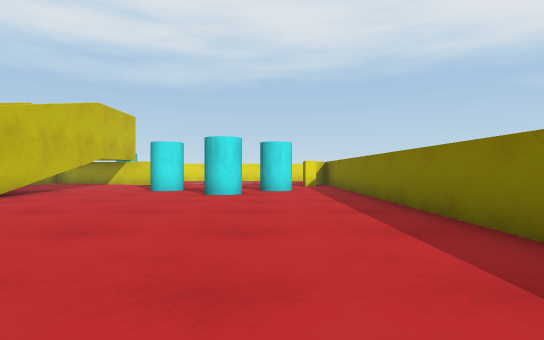
view 1 (above)

18 first-person views from a walk through a scene from a Unity 3-D project. The camera is 0.64 m above the floor, looks level and sees 80° across. The floor is counted in squares, 1 m on a side. Each view is taken from the middle of a square. On the plan, view 1 faces up. The plan holds only what a view shows up to about 10 squares ahead; the rest is blank. The place goes on beyond the plan. Surface patterns are stand-ins for the level's own textures.

view 2
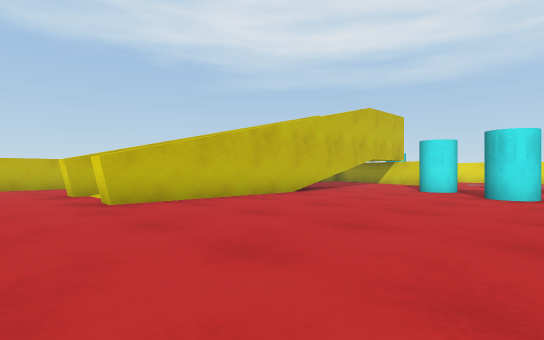

view 3
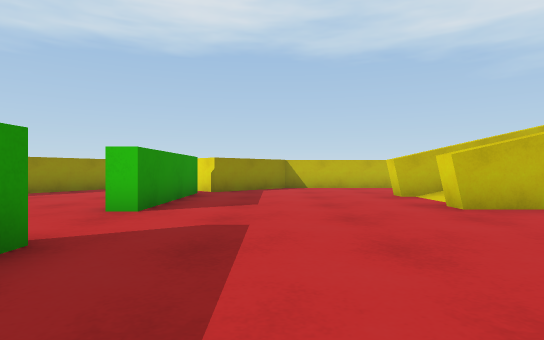

view 4
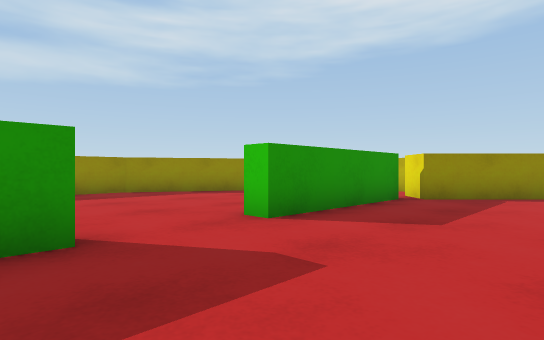

view 5
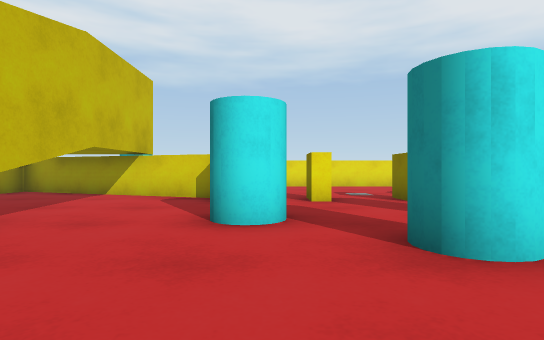

view 6
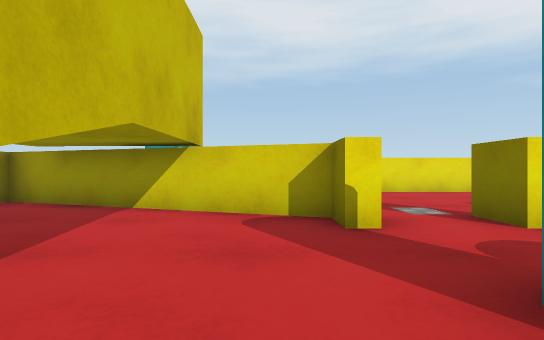

view 7
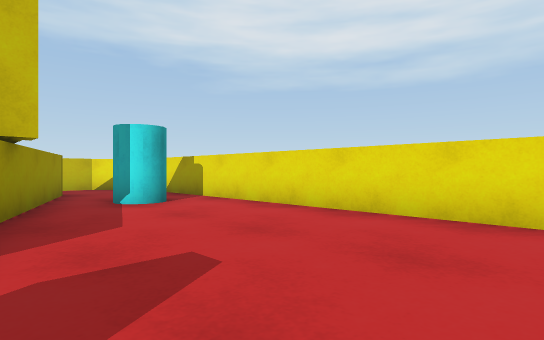

view 8
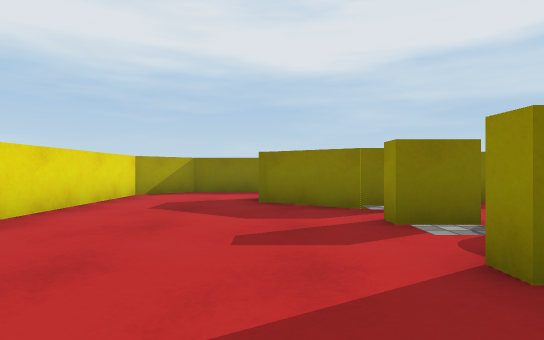

view 9
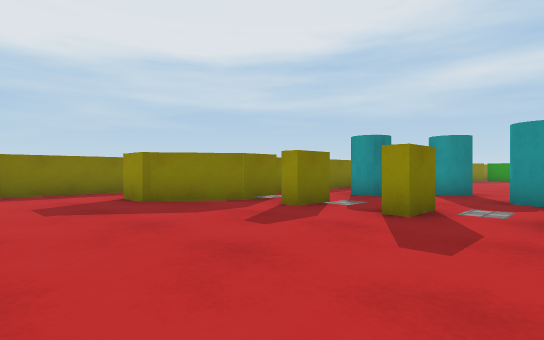

view 10
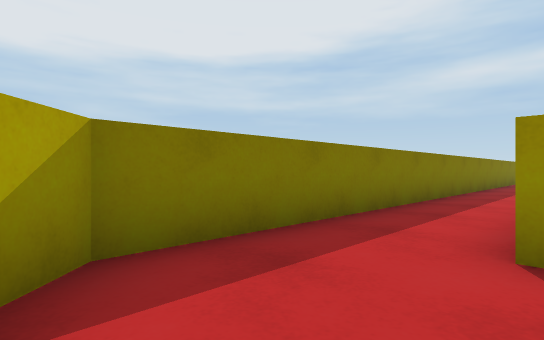

view 11
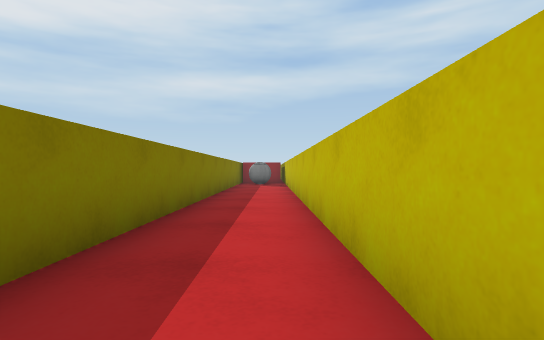

view 12
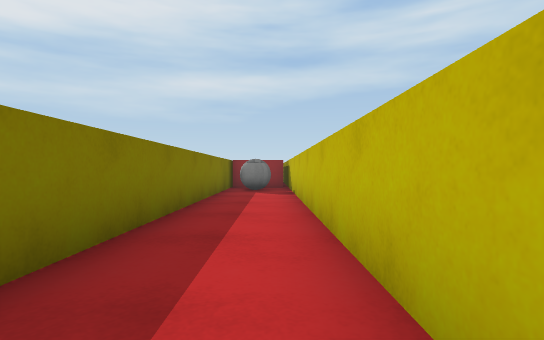

view 13
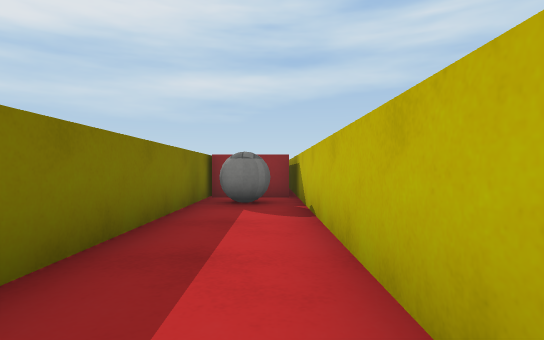

view 14
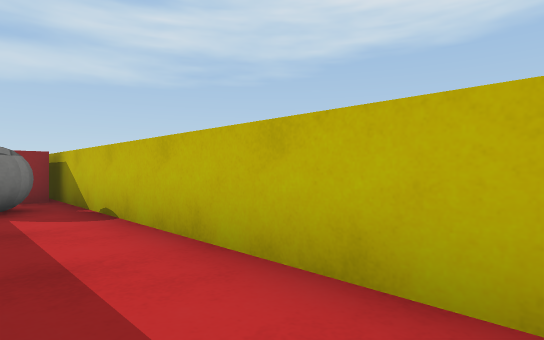

view 15
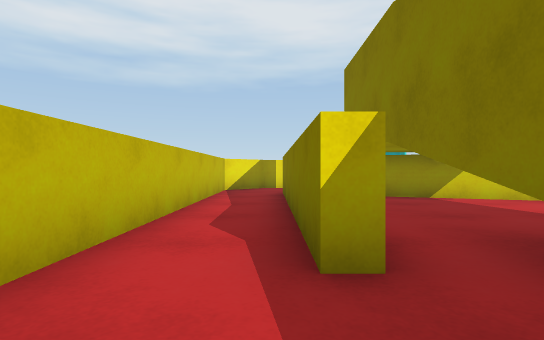

view 16
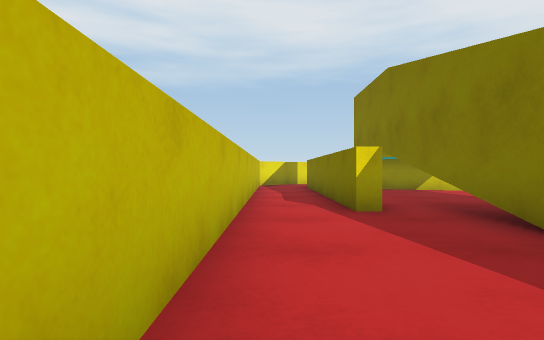

view 17
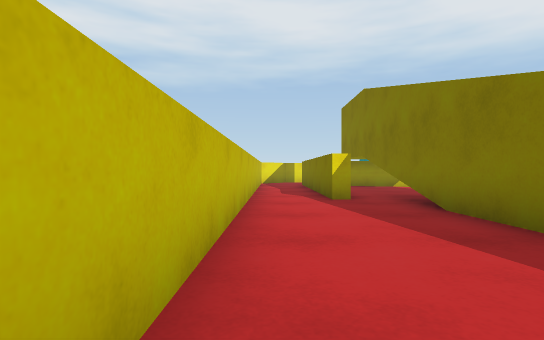

view 18
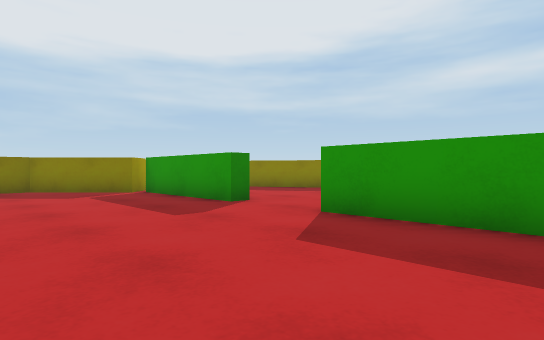

### Floor plan
Key: @ floor where view 1 was taken; # wall or solid block; . floor; / step, stairs or slope; ^ raised ledge; C cyan cylinder; B yellow block; A ball; T thing the floor can be seen under or through.
Columns run from 13 left of view 1 to 6 right of it. Each row starts with its distance up from view 1.
 19    ###############
 18     ..............B
 17 #....CC............#
 16 #.###C.............#
 15 #.#.####........#..#
 14 #.#....###....###..#
 13 #.# .....#.#.##  ..#
 12 #.# ...........  ..#
 11 #.#.T/#.........#..#
 10 #.#.T #..CC..C..#..#
  9 #.#.T #....CC...#..#
  8 #...T #.....C...#..#
  7 #...# #.........#..#
  6 #...# #.........#..#
  5 #...# #.........#..#
  4 #...# #.........#..#
  3 #...#/#.........#..#
  2 #...#.#.........#..#
  1 #...............#..#
  0   ...........@..#..#
 -1  #.............##..#
 -2  ##...........###AA#
 -3   #####...##### #AA#
 -4       .....     #^^^
 -5     ........    #
 -6   ..........    #
 -7   #......
 -8   ###....
 -9     ###..
-10       ###

Where each view was taken, in squares from view 1:
view 1: 0 up, 0 right, facing up
view 2: 0 up, 0 right, facing up-left
view 3: 1 down, 1 left, facing left
view 4: 0 up, 3 left, facing down-left
view 5: 6 up, 3 left, facing up
view 6: 9 up, 5 left, facing up
view 7: 14 up, 1 left, facing up-left
view 8: 15 up, 4 left, facing right
view 9: 18 up, 4 left, facing down-right
view 10: 18 up, 3 right, facing down-right
view 11: 12 up, 4 right, facing down
view 12: 8 up, 4 right, facing down
view 13: 4 up, 4 right, facing down
view 14: 4 up, 5 right, facing down-left
view 15: 7 up, 11 left, facing up
view 16: 4 up, 12 left, facing up
view 17: 2 up, 12 left, facing up
view 18: 1 up, 9 left, facing down-right
